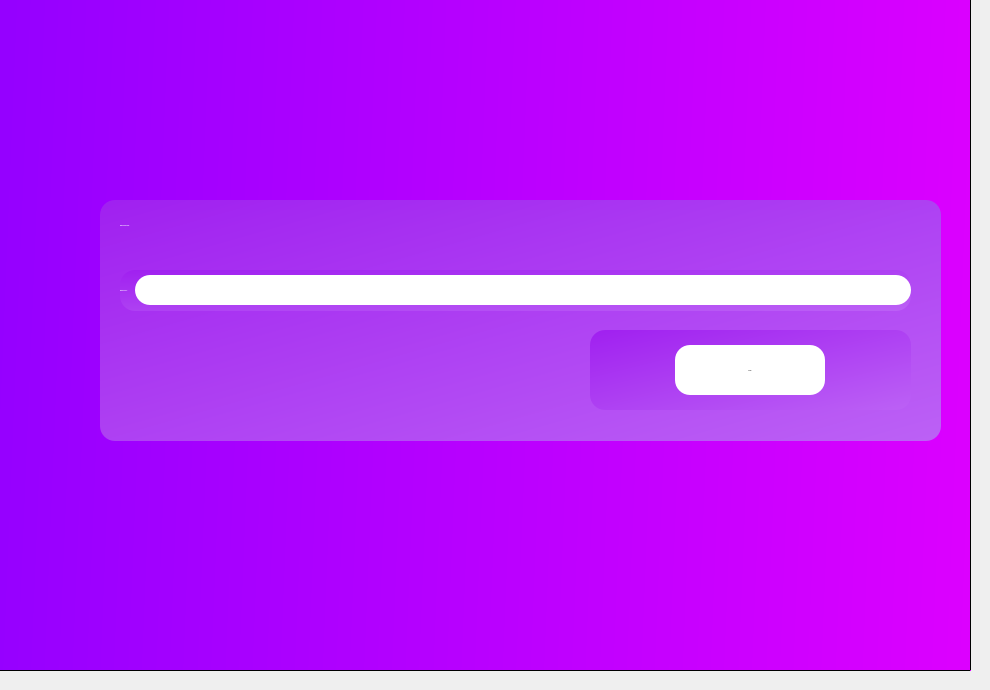
    <widget class="QWidget" name="tab_2">
     <attribute name="title">
      <string>Delete</string>
     </attribute>
     <widget class="QFrame" name="frame_8">
      <property name="geometry">
       <rect>
        <x>-10</x>
        <y>-10</y>
        <width>981</width>
        <height>681</height>
       </rect>
      </property>
      <property name="styleSheet">
       <string notr="true">*{
	background-color: qlineargradient(spread:pad, x1:0, y1:0.733, x2:1, y2:0.761364, stop:0 rgba(149, 0, 255, 255), stop:1 rgba(220, 0, 255, 255));
}
QPushButton
{
background-color: rgb(188, 58, 18);

border-radius:60px;
}
QToolButton
{

background:#730b8f;
border-radius:60px;
}
</string>
      </property>
      <property name="frameShape">
       <enum>QFrame::StyledPanel</enum>
      </property>
      <property name="frameShadow">
       <enum>QFrame::Raised</enum>
      </property>
      <widget class="QFrame" name="frame_6">
       <property name="geometry">
        <rect>
         <x>110</x>
         <y>210</y>
         <width>841</width>
         <height>241</height>
        </rect>
       </property>
       <property name="styleSheet">
        <string notr="true">background-color: qlineargradient(x1:0, y1:0, x2:1, y2:1, stop:0 #A020F0, stop:1 #BC61F5);
border-radius: 15px;</string>
       </property>
       <property name="frameShape">
        <enum>QFrame::StyledPanel</enum>
       </property>
       <property name="frameShadow">
        <enum>QFrame::Raised</enum>
       </property>
       <widget class="QWidget" name="formLayoutWidget_4">
        <property name="geometry">
         <rect>
          <x>20</x>
          <y>70</y>
          <width>791</width>
          <height>41</height>
         </rect>
        </property>
        <layout class="QGridLayout" name="gridLayout_4">
         <item row="0" column="0">
          <widget class="QLabel" name="label_27">
           <property name="palette">
            <palette>
             <active>
              <colorrole role="WindowText">
               <brush brushstyle="SolidPattern">
                <color alpha="255">
                 <red>255</red>
                 <green>255</green>
                 <blue>255</blue>
                </color>
               </brush>
              </colorrole>
              <colorrole role="Button">
               <brush brushstyle="SolidPattern">
                <color alpha="0">
                 <red>0</red>
                 <green>0</green>
                 <blue>0</blue>
                </color>
               </brush>
              </colorrole>
              <colorrole role="Text">
               <brush brushstyle="SolidPattern">
                <color alpha="255">
                 <red>255</red>
                 <green>255</green>
                 <blue>255</blue>
                </color>
               </brush>
              </colorrole>
              <colorrole role="ButtonText">
               <brush brushstyle="SolidPattern">
                <color alpha="255">
                 <red>255</red>
                 <green>255</green>
                 <blue>255</blue>
                </color>
               </brush>
              </colorrole>
              <colorrole role="Base">
               <brush brushstyle="SolidPattern">
                <color alpha="0">
                 <red>0</red>
                 <green>0</green>
                 <blue>0</blue>
                </color>
               </brush>
              </colorrole>
              <colorrole role="Window">
               <brush brushstyle="SolidPattern">
                <color alpha="0">
                 <red>0</red>
                 <green>0</green>
                 <blue>0</blue>
                </color>
               </brush>
              </colorrole>
              <colorrole role="PlaceholderText">
               <brush brushstyle="NoBrush">
                <color alpha="128">
                 <red>255</red>
                 <green>255</green>
                 <blue>255</blue>
                </color>
               </brush>
              </colorrole>
             </active>
             <inactive>
              <colorrole role="WindowText">
               <brush brushstyle="SolidPattern">
                <color alpha="255">
                 <red>255</red>
                 <green>255</green>
                 <blue>255</blue>
                </color>
               </brush>
              </colorrole>
              <colorrole role="Button">
               <brush brushstyle="SolidPattern">
                <color alpha="0">
                 <red>0</red>
                 <green>0</green>
                 <blue>0</blue>
                </color>
               </brush>
              </colorrole>
              <colorrole role="Text">
               <brush brushstyle="SolidPattern">
                <color alpha="255">
                 <red>255</red>
                 <green>255</green>
                 <blue>255</blue>
                </color>
               </brush>
              </colorrole>
              <colorrole role="ButtonText">
               <brush brushstyle="SolidPattern">
                <color alpha="255">
                 <red>255</red>
                 <green>255</green>
                 <blue>255</blue>
                </color>
               </brush>
              </colorrole>
              <colorrole role="Base">
               <brush brushstyle="SolidPattern">
                <color alpha="0">
                 <red>0</red>
                 <green>0</green>
                 <blue>0</blue>
                </color>
               </brush>
              </colorrole>
              <colorrole role="Window">
               <brush brushstyle="SolidPattern">
                <color alpha="0">
                 <red>0</red>
                 <green>0</green>
                 <blue>0</blue>
                </color>
               </brush>
              </colorrole>
              <colorrole role="PlaceholderText">
               <brush brushstyle="NoBrush">
                <color alpha="128">
                 <red>255</red>
                 <green>255</green>
                 <blue>255</blue>
                </color>
               </brush>
              </colorrole>
             </inactive>
             <disabled>
              <colorrole role="WindowText">
               <brush brushstyle="SolidPattern">
                <color alpha="255">
                 <red>255</red>
                 <green>255</green>
                 <blue>255</blue>
                </color>
               </brush>
              </colorrole>
              <colorrole role="Button">
               <brush brushstyle="SolidPattern">
                <color alpha="0">
                 <red>0</red>
                 <green>0</green>
                 <blue>0</blue>
                </color>
               </brush>
              </colorrole>
              <colorrole role="Text">
               <brush brushstyle="SolidPattern">
                <color alpha="255">
                 <red>255</red>
                 <green>255</green>
                 <blue>255</blue>
                </color>
               </brush>
              </colorrole>
              <colorrole role="ButtonText">
               <brush brushstyle="SolidPattern">
                <color alpha="255">
                 <red>255</red>
                 <green>255</green>
                 <blue>255</blue>
                </color>
               </brush>
              </colorrole>
              <colorrole role="Base">
               <brush brushstyle="SolidPattern">
                <color alpha="0">
                 <red>0</red>
                 <green>0</green>
                 <blue>0</blue>
                </color>
               </brush>
              </colorrole>
              <colorrole role="Window">
               <brush brushstyle="SolidPattern">
                <color alpha="0">
                 <red>0</red>
                 <green>0</green>
                 <blue>0</blue>
                </color>
               </brush>
              </colorrole>
              <colorrole role="PlaceholderText">
               <brush brushstyle="NoBrush">
                <color alpha="128">
                 <red>255</red>
                 <green>255</green>
                 <blue>255</blue>
                </color>
               </brush>
              </colorrole>
             </disabled>
            </palette>
           </property>
           <property name="font">
            <font>
             <family>century gothic</family>
             <pointsize>-1</pointsize>
             <weight>75</weight>
             <bold>true</bold>
            </font>
           </property>
           <property name="styleSheet">
            <string notr="true">color: white;
background-color: transparent;</string>
           </property>
           <property name="text">
            <string>Resources IDs :</string>
           </property>
          </widget>
         </item>
         <item row="0" column="1">
          <widget class="QLineEdit" name="lineEditdelete_idp">
           <property name="maximumSize">
            <size>
             <width>16777215</width>
             <height>30</height>
            </size>
           </property>
           <property name="styleSheet">
            <string notr="true">background-color: #FFFFFF;
</string>
           </property>
          </widget>
         </item>
        </layout>
       </widget>
       <widget class="QLabel" name="label_32">
        <property name="geometry">
         <rect>
          <x>20</x>
          <y>10</y>
          <width>221</width>
          <height>31</height>
         </rect>
        </property>
        <property name="font">
         <font>
          <family>century gothic</family>
          <pointsize>-1</pointsize>
          <weight>75</weight>
          <bold>true</bold>
         </font>
        </property>
        <property name="styleSheet">
         <string notr="true">color: white;
background-color: transparent;</string>
        </property>
        <property name="text">
         <string>Remove Resources :</string>
        </property>
       </widget>
       <widget class="QWidget" name="horizontalLayoutWidget_2">
        <property name="geometry">
         <rect>
          <x>490</x>
          <y>130</y>
          <width>321</width>
          <height>80</height>
         </rect>
        </property>
        <layout class="QHBoxLayout" name="horizontalLayout_2">
         <item>
          <widget class="QPushButton" name="delete_2">
           <property name="maximumSize">
            <size>
             <width>150</width>
             <height>50</height>
            </size>
           </property>
           <property name="font">
            <font>
             <family>century gothic</family>
             <pointsize>-1</pointsize>
            </font>
           </property>
           <property name="styleSheet">
            <string notr="true">QPushButton{
background-color: #FFFFFF;
border-radius: 15px;

}
QPushButton:hover
{

color:white;
background:red;
border-radius:15px;
}</string>
           </property>
           <property name="text">
            <string>Delete</string>
           </property>
          </widget>
         </item>
        </layout>
       </widget>
      </widget>
     </widget>
    </widget>
